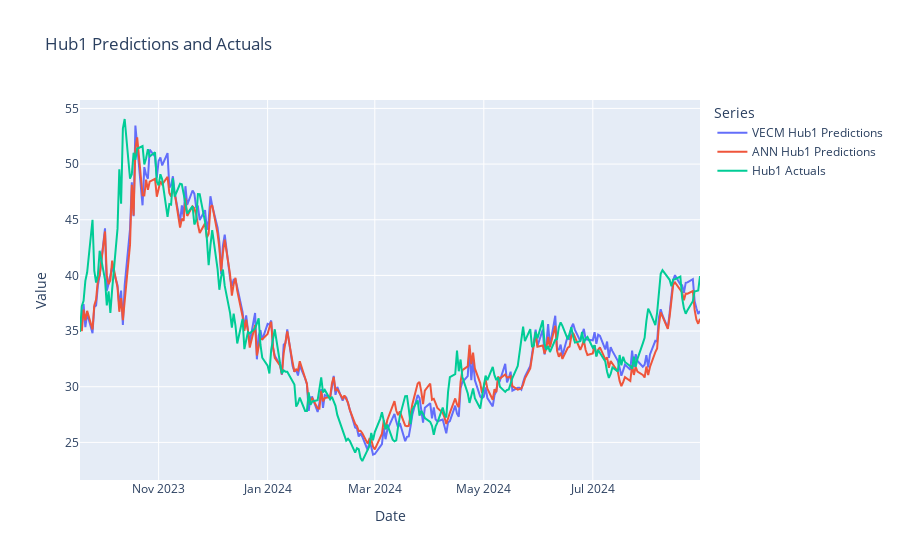

Here is the notebook cell this chart was saved with:
### Code cell
fig = go.Figure()

# Add traces for each series
fig.add_trace(go.Scatter(x=vecm_hub1_predictions.index, y=vecm_hub1_predictions[hub1_name], mode='lines', name='VECM Hub1 Predictions'))
fig.add_trace(go.Scatter(x=ann_hub1_predictions.index, y=ann_hub1_predictions[hub1_name], mode='lines', name='ANN Hub1 Predictions'))
fig.add_trace(go.Scatter(x=hub1_actuals.index, y=hub1_actuals[hub1_name], mode='lines', name='Hub1 Actuals'))

# Update layout
fig.update_layout(title='Hub1 Predictions and Actuals',
                  xaxis_title='Date',
                  yaxis_title='Value',
                  legend_title='Series')

# Show plot
fig.show()

### Figure 1 — Plotly figure (JSON) as saved in the notebook; plotly's stock layout.template omitted (floating-point values rounded to 4 significant figures; data arrays with more than 128 entries replaced by an {"elided": "..."} marker saying what was removed)
{"data": [{"mode": "lines", "name": "VECM Hub1 Predictions", "type": "scatter", "x": {"elided": "250 str values"}, "y": {"elided": "250 float values"}}, {"mode": "lines", "name": "ANN Hub1 Predictions", "type": "scatter", "x": {"elided": "250 str values"}, "y": {"elided": "250 float values"}}, {"mode": "lines", "name": "Hub1 Actuals", "type": "scatter", "x": {"elided": "250 str values"}, "y": {"elided": "250 float values"}}], "layout": {"legend": {"title": {"text": "Series"}}, "title": {"text": "Hub1 Predictions and Actuals"}, "xaxis": {"title": {"text": "Date"}}, "yaxis": {"title": {"text": "Value"}}}}
